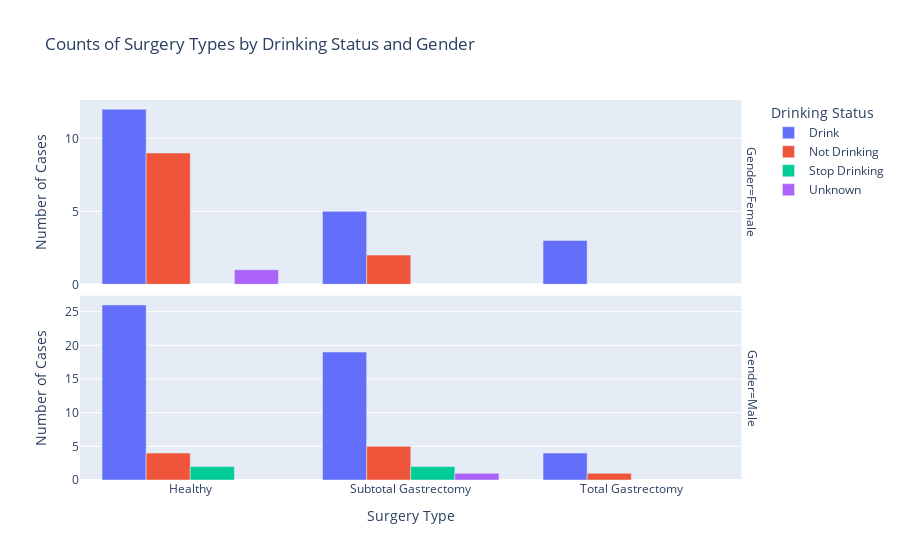

Write notebook code for a chart like this one.
### Code cell
import pandas as pd
import seaborn as sns
import matplotlib.pyplot as plt
import plotly.express as px

# Load the dataset
file_path = 'metadata.tsv'  # Make sure this path is correct
metadata_df = pd.read_csv(file_path, sep='\t')

# Display the dataframe with updated styling
styled_df = metadata_df.style.set_table_styles([
    {'selector': 'th', 'props': [('background-color', '#f4f4f4'), ('color', 'black'), ('font-weight', 'bold')]},
    {'selector': 'td', 'props': [('text-align', 'center')]},
    {'selector': 'tr:nth-of-type(odd)', 'props': [('background-color', '#ddd')]},
    {'selector': 'tr:nth-of-type(even)', 'props': [('background-color', '#eee')]},
]).set_properties(**{'border': '1px solid black'}).hide(axis='index')

# Visualization: Line Chart of BMI Trends by Age for different Surgery Types
plt.figure(figsize=(12, 8))
sns.lineplot(data=metadata_df, x='Age', y='BMI', hue='Surgery_Type', marker='o')
plt.title('BMI Trend by Age and Surgery Type')
plt.xlabel('Age')
plt.ylabel('BMI')
plt.legend(title='Surgery Type')
plt.grid(True)
plt.show()

# Count of Surgery Types by Gender
plt.figure(figsize=(10, 6))
sns.countplot(data=metadata_df, x='Surgery_Type', hue='Gender')
plt.title('Count of Surgery Types by Gender')
plt.xlabel('Surgery Type')
plt.ylabel('Count')
plt.legend(title='Gender')
plt.xticks(rotation=45)
plt.show()

# Check column names
print(metadata_df.columns)

# Assuming 'Surgery_Type' and 'Drinking Status' are correct column names
# Update these variable names if necessary based on the actual column names in your DataFrame
surgery_type_col = 'Surgery_Type'
Drinking Status_col = 'Drinking Status'

# Creating an interactive bar chart with Plotly for Surgery Types by Drinking Status and Gender
# Adjust column names if necessary
counts_df = metadata_df.groupby([surgery_type_col, Drinking Status_col, 'Gender']).size().reset_index(name='Counts')

fig = px.bar(counts_df, x=surgery_type_col, y='Counts', color=Drinking Status_col,
             barmode='group', facet_row='Gender',
             title='Counts of Surgery Types by Drinking Status and Gender',
             labels={'Counts': 'Number of Cases', surgery_type_col: 'Surgery Type', Drinking Status_col: 'Drinking Status'},
             height=600)
fig.update_layout(xaxis={'categoryorder':'total descending'})
fig.update_yaxes(matches=None)
fig.show()

# display top 10 rows of data
display(metadata_df.head(10))

### Figure 1 — Plotly figure (JSON) as saved in the notebook; plotly's stock layout.template omitted (floating-point values rounded to 4 significant figures)
{"data": [{"alignmentgroup": "True", "hovertemplate": "Drinking Status=Drink<br>Gender=Female<br>Surgery Type=%{x}<br>Number of Cases=%{y}<extra></extra>", "legendgroup": "Drink", "marker": {"color": "#636efa", "pattern": {"shape": ""}}, "name": "Drink", "offsetgroup": "Drink", "orientation": "v", "showlegend": true, "textposition": "auto", "type": "bar", "x": ["Healthy", "Subtotal Gastrectomy", "Total Gastrectomy"], "xaxis": "x2", "y": [12, 5, 3], "yaxis": "y2"}, {"alignmentgroup": "True", "hovertemplate": "Drinking Status=Drink<br>Gender=Male<br>Surgery Type=%{x}<br>Number of Cases=%{y}<extra></extra>", "legendgroup": "Drink", "marker": {"color": "#636efa", "pattern": {"shape": ""}}, "name": "Drink", "offsetgroup": "Drink", "orientation": "v", "showlegend": false, "textposition": "auto", "type": "bar", "x": ["Healthy", "Subtotal Gastrectomy", "Total Gastrectomy"], "xaxis": "x", "y": [26, 19, 4], "yaxis": "y"}, {"alignmentgroup": "True", "hovertemplate": "Drinking Status=Not Drinking<br>Gender=Female<br>Surgery Type=%{x}<br>Number of Cases=%{y}<extra></extra>", "legendgroup": "Not Drinking", "marker": {"color": "#EF553B", "pattern": {"shape": ""}}, "name": "Not Drinking", "offsetgroup": "Not Drinking", "orientation": "v", "showlegend": true, "textposition": "auto", "type": "bar", "x": ["Healthy", "Subtotal Gastrectomy"], "xaxis": "x2", "y": [9, 2], "yaxis": "y2"}, {"alignmentgroup": "True", "hovertemplate": "Drinking Status=Not Drinking<br>Gender=Male<br>Surgery Type=%{x}<br>Number of Cases=%{y}<extra></extra>", "legendgroup": "Not Drinking", "marker": {"color": "#EF553B", "pattern": {"shape": ""}}, "name": "Not Drinking", "offsetgroup": "Not Drinking", "orientation": "v", "showlegend": false, "textposition": "auto", "type": "bar", "x": ["Healthy", "Subtotal Gastrectomy", "Total Gastrectomy"], "xaxis": "x", "y": [4, 5, 1], "yaxis": "y"}, {"alignmentgroup": "True", "hovertemplate": "Drinking Status=Stop Drinking<br>Gender=Male<br>Surgery Type=%{x}<br>Number of Cases=%{y}<extra></extra>", "legendgroup": "Stop Drinking", "marker": {"color": "#00cc96", "pattern": {"shape": ""}}, "name": "Stop Drinking", "offsetgroup": "Stop Drinking", "orientation": "v", "showlegend": true, "textposition": "auto", "type": "bar", "x": ["Healthy", "Subtotal Gastrectomy"], "xaxis": "x", "y": [2, 2], "yaxis": "y"}, {"alignmentgroup": "True", "hovertemplate": "Drinking Status=Unknown<br>Gender=Female<br>Surgery Type=%{x}<br>Number of Cases=%{y}<extra></extra>", "legendgroup": "Unknown", "marker": {"color": "#ab63fa", "pattern": {"shape": ""}}, "name": "Unknown", "offsetgroup": "Unknown", "orientation": "v", "showlegend": true, "textposition": "auto", "type": "bar", "x": ["Healthy"], "xaxis": "x2", "y": [1], "yaxis": "y2"}, {"alignmentgroup": "True", "hovertemplate": "Drinking Status=Unknown<br>Gender=Male<br>Surgery Type=%{x}<br>Number of Cases=%{y}<extra></extra>", "legendgroup": "Unknown", "marker": {"color": "#ab63fa", "pattern": {"shape": ""}}, "name": "Unknown", "offsetgroup": "Unknown", "orientation": "v", "showlegend": false, "textposition": "auto", "type": "bar", "x": ["Subtotal Gastrectomy"], "xaxis": "x", "y": [1], "yaxis": "y"}], "layout": {"annotations": [{"font": {}, "showarrow": false, "text": "Gender=Male", "textangle": 90, "x": 0.98, "xanchor": "left", "xref": "paper", "y": 0.2425, "yanchor": "middle", "yref": "paper"}, {"font": {}, "showarrow": false, "text": "Gender=Female", "textangle": 90, "x": 0.98, "xanchor": "left", "xref": "paper", "y": 0.7575, "yanchor": "middle", "yref": "paper"}], "autosize": true, "barmode": "group", "legend": {"title": {"text": "Drinking Status"}, "tracegroupgap": 0}, "title": {"text": "Counts of Surgery Types by Drinking Status and Gender"}, "xaxis": {"anchor": "y", "autorange": true, "categoryorder": "total descending", "domain": [0, 0.98], "range": [-0.5, 2.5], "title": {"text": "Surgery Type"}, "type": "category"}, "xaxis2": {"anchor": "y2", "autorange": true, "domain": [0, 0.98], "matches": "x", "range": [-0.5, 2.5], "showticklabels": false, "type": "category"}, "yaxis": {"anchor": "x", "autorange": true, "domain": [0, 0.485], "range": [0, 27.37], "title": {"text": "Number of Cases"}, "type": "linear"}, "yaxis2": {"anchor": "x2", "autorange": true, "domain": [0.515, 1], "range": [0, 12.63], "title": {"text": "Number of Cases"}, "type": "linear"}}}
